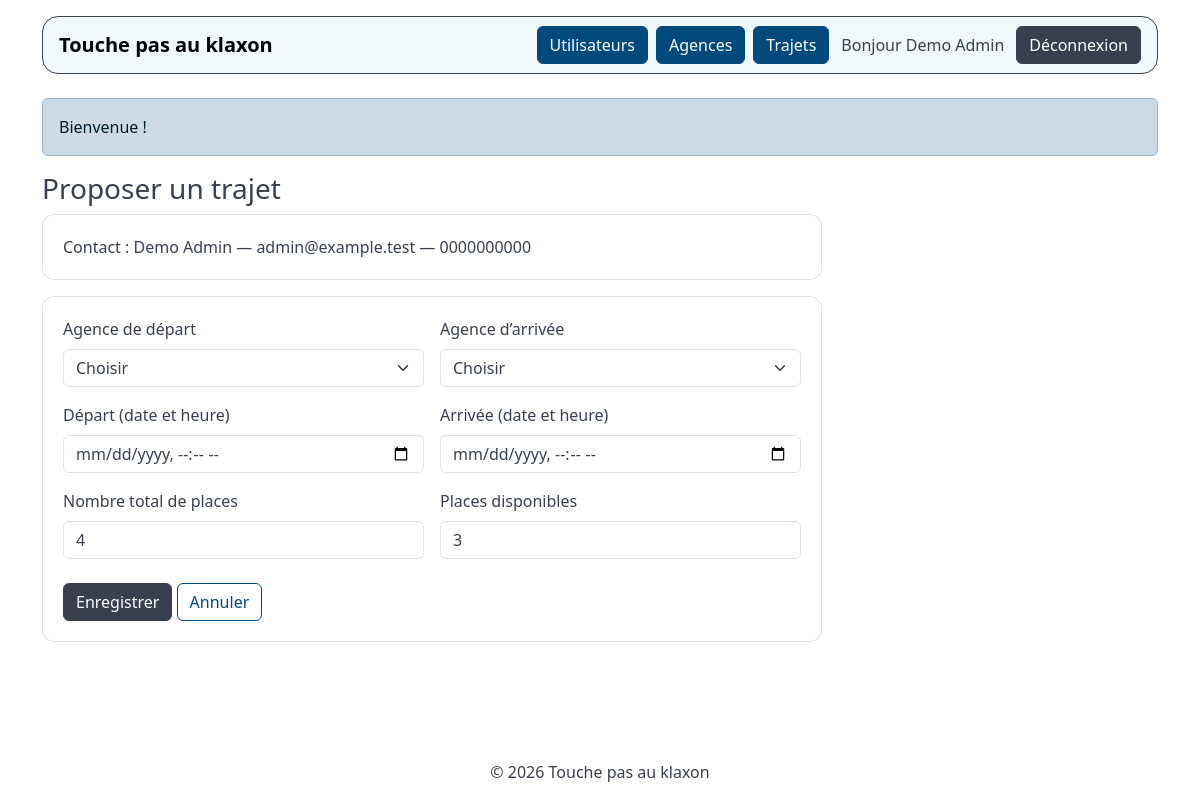
The page /trips/new (signed in) on the database its author committed.
### tables this page shows
CREATE TABLE IF NOT EXISTS users (
 id INT UNSIGNED AUTO_INCREMENT PRIMARY KEY,
 last_name VARCHAR(100) NOT NULL,
 first_name VARCHAR(100) NOT NULL,
 phone VARCHAR(20) NOT NULL,
 email VARCHAR(190) NOT NULL UNIQUE,
 password_hash VARCHAR(255) NOT NULL,
 role ENUM('employee','admin') NOT NULL DEFAULT 'employee'
);

### public/index.php (called while the page is built, shortened)
<?php
try {
    $db = Database::connect(dirname(__DIR__));
    $controller = new AppController(new TripRepository($db), new AgencyRepository($db), new UserRepository($db));
    $controller->handle($_SERVER['REQUEST_METHOD'] ?? 'GET', parse_url($_SERVER['REQUEST_URI'] ?? '/', PHP_URL_PATH) ?: '/');
} catch (Throwable $exception) {
    error_log((string) $exception);
    http_response_code(500);
    echo 'Une erreur interne est survenue.';
}

### src/Repositories/UserRepository.php (called while the page is built, shortened)
<?php
final class UserRepository
{
    public function find(int $id): array|false
    {
        $statement = $this->db->prepare('SELECT id,first_name,last_name,email,phone,role FROM users WHERE id=?');
        $statement->execute([$id]);
        return $statement->fetch();
    }
}

### views/trip-form.php (the view, shortened to what this page needs)
<h1 class="h3"><?= empty($trip['id']) ? 'Proposer un trajet' : 'Modifier le trajet' ?></h1><?php foreach ($errors ?? [] as $error): ?><div class="alert alert-danger" role="alert"><?= e($error) ?></div><?php endforeach; ?>
<div class="form-card mb-3">Contact : <?= e(($contact ?? $user)['first_name'] . ' ' . ($contact ?? $user)['last_name']) ?> — <?= e(($contact ?? $user)['email']) ?> — <?= e(($contact ?? $user)['phone']) ?></div>
<form action="<?= e($action) ?>" method="post" class="form-card"><div class="row g-3"><div class="col-md-6"><label for="departure" class="form-label">Agence de départ</label><select name="departure_agency_id" id="departure" class="form-select" required><option value="">Choisir</option></select></div><div class="col-md-6"><label for="arrival" class="form-label">Agence d’arrivée</label><select name="arrival_agency_id" id="arrival" class="form-select" required><option value="">Choisir</option></select></div>
<?php foreach (['departure_at' => 'Départ', 'arrival_at' => 'Arrivée'] as $field => $label): ?><div class="col-md-6"><label for="<?= $field ?>" class="form-label"><?= $label ?> (date et heure)</label><input class="form-control" type="datetime-local" name="<?= $field ?>" id="<?= $field ?>" value="<?= e(isset($trip[$field]) ? str_replace(' ', 'T', substr((string) $trip[$field], 0, 16)) : '') ?>" required></div><?php endforeach; ?>
<div class="col-md-6"><label for="total" class="form-label">Nombre total de places</label><input class="form-control" type="number" min="1" max="50" name="total_seats" id="total" value="<?= e($trip['total_seats'] ?? '4') ?>" required></div><div class="col-md-6"><label for="available" class="form-label">Places disponibles</label><input class="form-control" type="number" min="0" max="50" name="available_seats" id="available" value="<?= e($trip['available_seats'] ?? '3') ?>" required></div></div><div class="mt-4"><button class="btn btn-dark">Enregistrer</button> <a class="btn btn-outline-secondary" href="<?= $user['role'] === 'admin' ? '/admin' : '/' ?>">Annuler</a></div></form>

### views/layout.php (shortened to what this page needs)
<?php
function e(mixed $value): string { return htmlspecialchars((string) $value, ENT_QUOTES | ENT_SUBSTITUTE, 'UTF-8'); }
?>
<!doctype html><html lang="fr"><head><meta charset="utf-8"><meta name="viewport" content="width=device-width,initial-scale=1"><title>Touche pas au klaxon</title>
<link rel="stylesheet" href="/assets/style.css"></head>
<body class="d-flex flex-column min-vh-100"><header class="container mt-3"><nav class="navbar navbar-expand-lg border border-dark rounded-4 px-3" aria-label="Navigation principale"><a class="navbar-brand fw-bold" href="<?= $user && $user['role'] === 'admin' ? '/admin' : '/' ?>">Touche pas au klaxon</a><div class="ms-auto d-flex gap-2 align-items-center flex-wrap">
<?php if (!$user): ?><a class="btn btn-dark" href="/login">Connexion</a>
<?php else: ?><?php if ($user['role'] === 'admin'): ?><a class="btn btn-secondary" href="/admin#utilisateurs">Utilisateurs</a><a class="btn btn-secondary" href="/admin#agences">Agences</a><a class="btn btn-secondary" href="/admin#trajets">Trajets</a><?php else: ?><a class="btn btn-dark" href="/trips/new">Créer un trajet</a><?php endif; ?>
<span class="mx-1">Bonjour <?= e($user['first_name'] . ' ' . $user['last_name']) ?></span><form action="/logout" method="post" class="m-0"><?= token() ?><button class="btn btn-dark">Déconnexion</button></form><?php endif; ?></div></nav></header>
<main class="container py-4 flex-grow-1"><?php if (isset($_SESSION['flash'])): ?><div class="alert alert-secondary" role="status"><?= e($_SESSION['flash']) ?></div><?php unset($_SESSION['flash']); endif; ?><?php require __DIR__ . '/' . $view . '.php'; ?></main>
<footer class="text-center py-3">© <?= date('Y') ?> Touche pas au klaxon</footer>
<script src="/assets/bootstrap.bundle.min.js"></script></body></html>

### rows shown on the page
users: first_name+last_name "Demo Admin", email "admin@example.test", phone "0000000000"

### other values the page prints
$_SESSION['flash'] "Bienvenue !"
$label "Départ"
$label "Arrivée"
